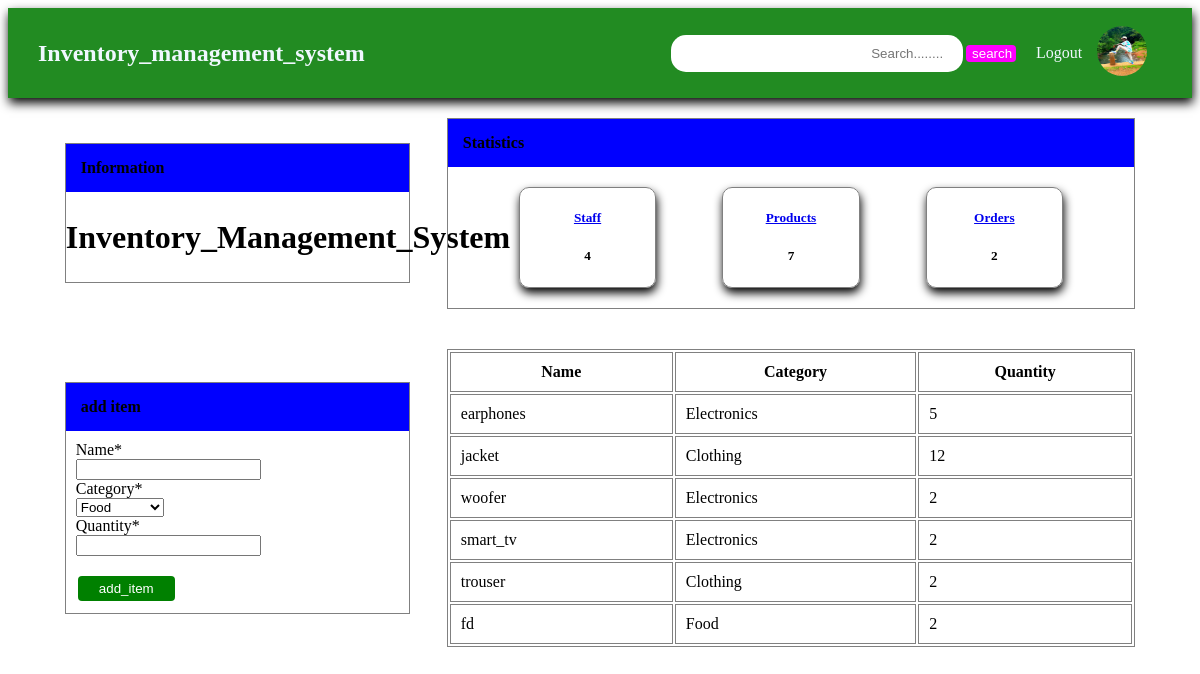
/products/ (signed in), run on the app's committed database.
### dashboard/models.py (models this page shows, shortened)
class Profile(models.Model):
    staff = models.OneToOneField(User,on_delete=models.CASCADE)
    address = models.CharField(max_length=200)
    phone = models.CharField(max_length=12)
    image=models.ImageField(default='rename.jpg',upload_to='profile_images')

class Product(models.Model):
    name=models.CharField(max_length=30)
    category=models.CharField(max_length=20,choices=CATEGORY,default='Food')
    quantity=models.PositiveIntegerField()

### dashboard/views.py (the view)
# urls.py: path('products/', Products,name='Products'),
@login_required
def Products(request):
    allproducts= Product.objects.all()
    orders_count= Order.objects.all().count()
    if request.method == 'POST':
        form=productform(request.POST)
        if form.is_valid():
            form.save()
            pname=form.cleaned_data.get('name')
            messages.success(request,f'{pname} has been added')
            return redirect('home')
    else:
        form=productform()
    context={
        'allproducts':allproducts,
        'form':form,
        'orders_count':orders_count
    }
    return render(request,'products.html',context)

### dashboard/forms.py
class productform(forms.ModelForm):
    class Meta:
        model=  Product
        fields = '__all__'

### Templates/products.html (shortened to what this page needs)
{% extends 'base.html' %}
{% load crispy_forms_tags %}
{%load static%}
{%block content%}
<section id="dashboard">
    <section id="info">
        <h4>Information</h4>
        <h2><marquee>Inventory_Management_System</marquee> </h2>
    </section>
    <section id="stats">
        <h4>Statistics</h4>
        <section id="stats1">
            <div class="sts">
                <a href="{% url 'Staff' %}"><h5>Staff</h5></a>
                <h5>4</h5>
            </div>
            <div class="sts">
                <a href="{% url 'Products' %}"><h5>Products</h5></a>
                <h5>7</h5>
            </div>
            <div class="sts">
                <a href="{% url 'Orders' %}"><h5>Orders</h5></a>
                <h5>{{orders_count}}</h5>
            </div>
        </section>
    </section>
</section>
<section id="dashboard">
    <section id="info" style="position:sticky">
        <h4>add item</h4>
        <form method="POST" style="margin: 10px;">
            {{form|crispy}}
            <br>
            <button type="submit" style="background-color: green;margin: 2px;
            border: none;padding: 5px;width: 30%;color: white;border-radius: 4px;">add_item</button>
        </form>
    </section>
    <section id="stats">
        <table style="width: 100%;" >
            <tr><th><b>Name</b></th><th><b>Category</b></th><th><b>Quantity</b></th>{%if user.is_superuser%}<th><b>edit/delete</b></th>{%endif%}</tr>
            {% for product in allproducts %}
            <tr><td>{{product.name}}</td>
                <td>{{product.category}}</td>
                <td>{{product.quantity}}</td>
            </tr>
            {%endfor%}
        </table>
    </section>
</section>
{%endblock content%}

### Templates/navbar.html (shortened to what this page needs)
<!DOCTYPE html>
<html lang="en">
<head>
</head>
<body>
    <section id="header">
        <a href="{% url 'home' %}"><h3>Inventory_management_system</h3></a>
        <ul>
            {%if user.is_authenticated %}
            <li>
                <form action="{% url 'search'%}" method="get" style="display: flex;width: 350px;justify-content:baseline;
                align-items: baseline;">
                    <input type="text" name="query" placeholder="Search........" style="height:35px;width: 270px;
                    border-radius: 15px;text-align: right;border: none;padding-right: 20px;">
                    <button type="submit" style="background-color: fuchsia;
                    border: none;width: 50px;color: white;border-radius: 4px;margin-left: 3px;">search</button>
                </form>
            </li>
            <a href="{% url 'logout'%}"><li>Logout</li></a>
            <a href="{% url 'profile'%}"><li><img src="{{request.user.profile.image.url}}" style="height: 50px;width: 50px;border-radius: 25px;"></li></a>
            {%else%}
            <a href="{% url 'register'%}"><li>Register</li></a>
            <a href="{% url 'login'%}"><li>Login</li></a>
            {%endif%}
        </ul>
    </section>
</body>
</html>

### dashboard/static/style.css (style rules this page uses)
#header { display: flex;align-items: center; justify-content: space-between;padding:2px 30px; background-color: forestgreen; box-shadow: 1px 5px 10px rgba(0, 0, 0.05);color: white; }
#header a { color: aliceblue;text-decoration: none; }
#header h3 { font-size: x-large; }
#header ul { display: flex;width: 45%;justify-content:space-evenly;align-items: center; }
#header ul li { list-style: none;padding: auto;; }
#dashboard { padding: 20px;display: flex;justify-content: space-evenly;align-items: center; }
#info { border: 1px solid grey;width: 30%; }
#info h2 { text-align: center;font-size: xx-large; }
#dashboard h4 { background-color: blue;top: 0;margin: 0;padding: 15px; }
#stats { border: 1px solid grey;width: 60%;align-items: center; justify-content: space-evenly; }
#stats1 { display: flex;align-items: center;justify-content: space-evenly; padding: 20px 5px; }
.sts { border: 1px solid grey;align-items: center;justify-content: center; text-align: center;width: 20%;box-shadow: 1px 5px 10px rgba(0, 0, 0.05); border-radius: 10px; }
#products table,tr,th,td { border-collapse: collapse;border: 1px solid grey;padding: 10px; }
#profile1 table,td,th,tr { border-collapse: collapse;border: 1px solid grey; }

### data on the page
Product: name "earphones", category "Electronics", quantity "5"
Product: name "jacket", category "Clothing", quantity "12"
Product: name "woofer", category "Electronics", quantity "2"
Product: name "smart_tv", category "Electronics", quantity "2"
Product: name "trouser", category "Clothing", quantity "2"
Product: name "fd", category "Food", quantity "2"

### other printed values
{{ orders_count }} "2"
